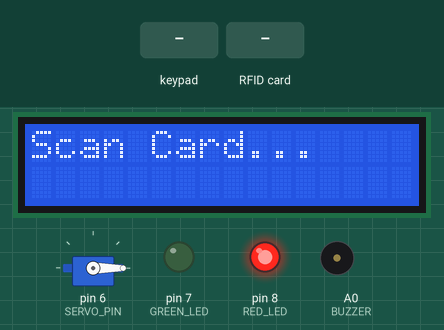
This sketch was run on a simulated Arduino Uno, built with avr-gcc and run on an emulated ATmega328P. Shown: 16×2 character LCD, servo, output pins drawn as LEDs (lit = HIGH), buzzer (waves = sounding). Inputs (shaded band) come from the test bench. Pins used as bus, display or sensor lines are not drawn; what the sketch prints to the serial monitor is not drawn.

Above: at 3.3 s.
3.4 s: keypad keys 2 3 4 5 # pressed 0.4 s apart
At 6.7 s:
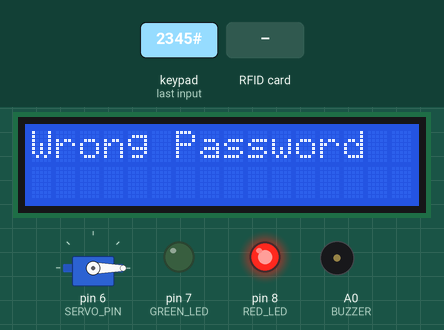
6.9 s: RFID card 01 02 03 04 held to the reader
At 8.9 s:
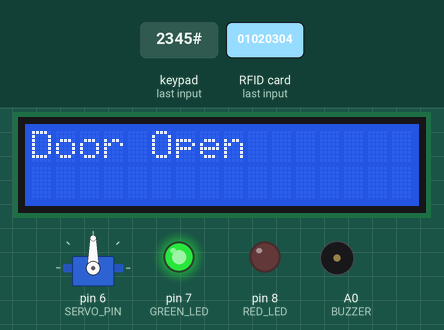
12.7 s: keypad keys 1 2 3 4 A pressed 0.4 s apart
At 17.4 s:
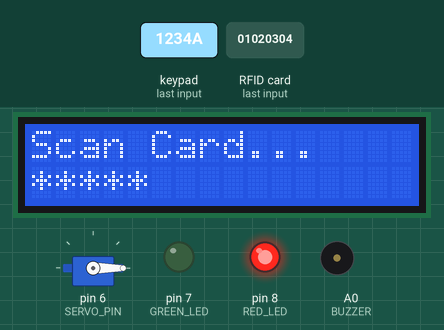
17.7 s: key 'B' pressed
At 18.2 s:
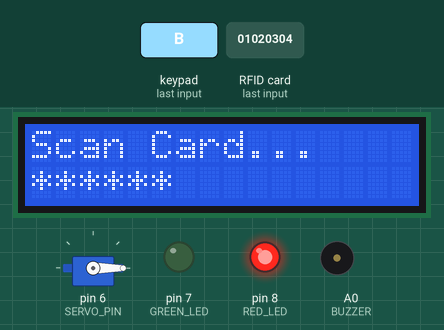
19.2 s: keypad keys 1 2 3 4 D pressed 0.4 s apart
At 21.8 s:
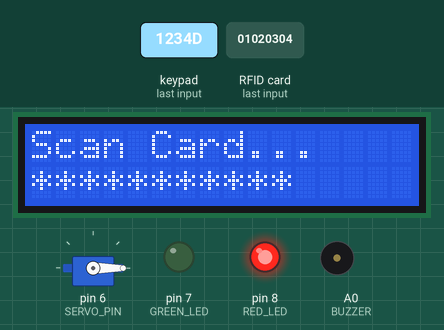
22.7 s: key 'C' pressed
At 23.8 s:
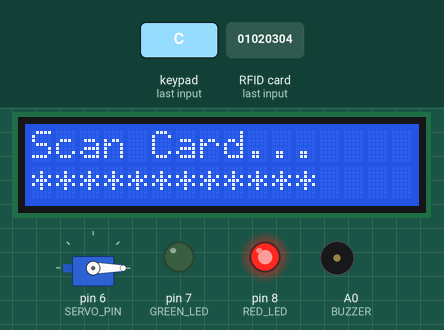
Timing chart, 0 to 25.2 s (numbered marks = the images above; inputs shaded):
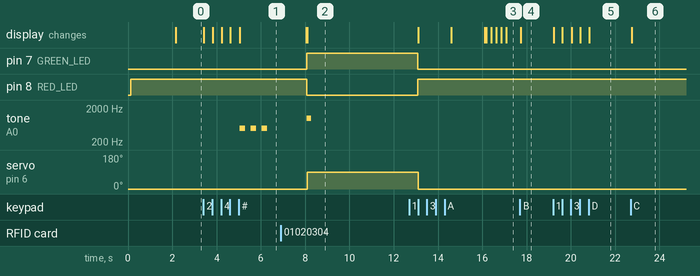

The sketch:

Sketch.ino
```cpp
#include <SPI.h>
#include <MFRC522.h>
#include <Keypad.h>
#include <Servo.h>
#include <Wire.h>
#include <LiquidCrystal_I2C.h>

#define SS_PIN 10
#define RST_PIN 9

MFRC522 mfrc522(SS_PIN, RST_PIN);

Servo lockServo;
LiquidCrystal_I2C lcd(0x27,16,2);

// Servo & Outputs
#define SERVO_PIN 6
#define RED_LED 8
#define GREEN_LED 7
#define BUZZER A0

// Keypad
const byte ROWS = 4;
const byte COLS = 4;

char keys[ROWS][COLS]={
{'1','2','3','A'},
{'4','5','6','B'},
{'7','8','9','C'},
{'*','0','#','D'}
};

byte rowPins[ROWS]={A1,A2,A3,0};
byte colPins[COLS]={2,3,4,5};

Keypad keypad = Keypad(makeKeymap(keys),rowPins,colPins,ROWS,COLS);

String password="1234";
String inputPassword="";

byte validUID[4]={0x01,0x02,0x03,0x04};   // Replace with your RFID UID

void setup()
{
    Serial.begin(9600);

    SPI.begin();
    mfrc522.PCD_Init();

    lcd.init();
    lcd.backlight();

    pinMode(RED_LED,OUTPUT);
    pinMode(GREEN_LED,OUTPUT);
    pinMode(BUZZER,OUTPUT);

    lockServo.attach(SERVO_PIN);
    lockServo.write(0);
    Serial.println("Servo attached on pin " + String(SERVO_PIN) + ", set to 0");

    digitalWrite(RED_LED,HIGH);

    lcd.clear();
    lcd.setCursor(0,0);
    lcd.print("SMART DOOR");
    lcd.setCursor(0,1);
    lcd.print("LOCK SYSTEM");
    delay(2000);

    lcd.clear();
}

void loop()
{
    lcd.setCursor(0,0);
    lcd.print("Scan Card...");
    checkRFID();
    checkPassword();
}

void checkRFID()
{
    if(!mfrc522.PICC_IsNewCardPresent()) return;
    if(!mfrc522.PICC_ReadCardSerial()) return;

    bool access=true;

    for(byte i=0;i<4;i++)
    {
        if(mfrc522.uid.uidByte[i]!=validUID[i])
        access=false;
    }

    if(access)
    {
        lcd.clear();
        lcd.print("RFID Accepted");
        unlockDoor();
    }
    else
    {
        lcd.clear();
        lcd.print("Access Denied");
        denied();
    }

    mfrc522.PICC_HaltA();
    mfrc522.PCD_StopCrypto1();

    delay(1500);
    lcd.clear();
}

void checkPassword()
{
    char key=keypad.getKey();

    if(key)
    {
        Serial.print("Key pressed: ");
        Serial.println(key);

        if(key=='#')
        {
            Serial.println("Submitted: [" + inputPassword + "]  Expected: [" + password + "]");

            if(inputPassword==password)
            {
                lcd.clear();
                lcd.print("Correct");
                Serial.println("Password match -> unlocking");
                unlockDoor();
            }
            else
            {
                lcd.clear();
                lcd.print("Wrong Password");
                denied();
            }

            inputPassword="";
            delay(1500);
            lcd.clear();
        }

        else if(key=='*')
        {
            inputPassword="";
            lcd.clear();
        }

        else
        {
            inputPassword+=key;
            lcd.setCursor(0,1);
            for(int i=0;i<inputPassword.length();i++)
            lcd.print("*");
        }
    }
}

void unlockDoor()
{
    digitalWrite(RED_LED,LOW);
    digitalWrite(GREEN_LED,HIGH);

    tone(BUZZER,1000,200);

    Serial.println("Writing servo angle 90");
    lockServo.write(90);

    lcd.clear();
    lcd.print("Door Open");

    delay(5000);

    lockServo.write(0);

    digitalWrite(GREEN_LED,LOW);
    digitalWrite(RED_LED,HIGH);

    lcd.clear();
    lcd.print("Door Locked");
    delay(1500);

    lcd.clear();
}

void denied()
{
    digitalWrite(GREEN_LED,LOW);
    digitalWrite(RED_LED,HIGH);

    for(int i=0;i<3;i++)
    {
        tone(BUZZER,500);
        delay(250);
        noTone(BUZZER);
        delay(250);
    }
}
```

Measured:
- after the input at 3.4 s, tone on A0 (BUZZER): alternates 500 Hz for 0.25 s and silent for 0.25 s, 6 changes in all, then stays silent, starting after 1.6 s; the display: first changes at once (image 1 shows a later state)
- after the input at 6.9 s, pin 7 (GREEN_LED): LOW → HIGH after 1.2 s; pin 8 (RED_LED): HIGH → LOW after 1.2 s; tone on A0 (BUZZER): silent → 1000 Hz after 1.2 s, → silent 0.20 s later; servo on pin 6 (SERVO_PIN): 0° → 90° after 1.2 s; the display: first differs from a run without the input after 1.2 s (image 2)
- after the input at 12.7 s, the display: first differs from a run without the input after 3.5 s (image 3 shows a later state)
- after the input at 17.7 s, the display: changes at once (image 4)
- after the input at 19.2 s, the display: first changes at once (image 5 shows a later state)
- after the input at 22.7 s, the display: changes after 0.05 s (image 6)
